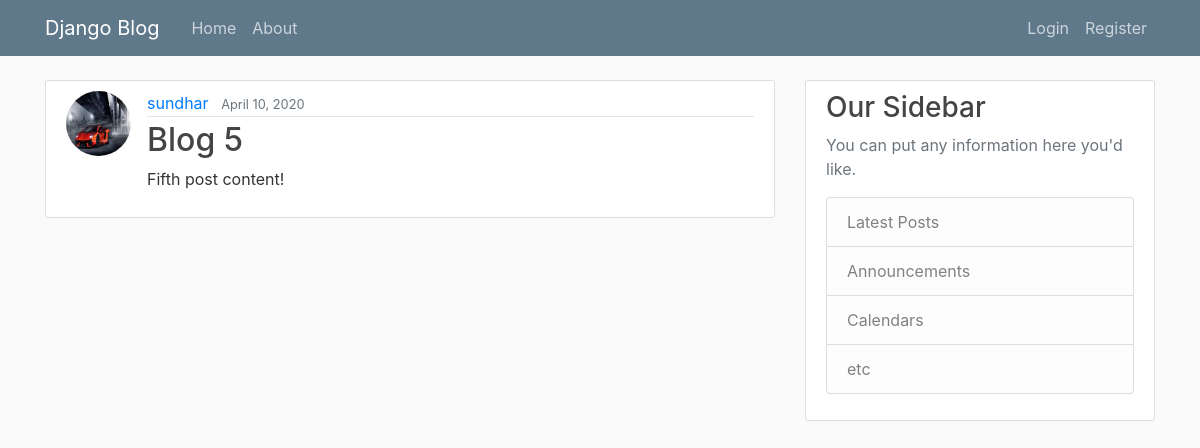
/post/5/, run on the app's committed database.
### blog/models.py (models this page shows, shortened)
class Post(models.Model):
  title = models.CharField(max_length = 100)
  content = models.TextField()
  date_posted = models.DateTimeField(default=timezone.now)
  author = models.ForeignKey(User, on_delete=models.CASCADE) # Deletes the post if the user is deleted

### users/models.py (models this page shows, shortened)
class Profile(models.Model):
  user = models.OneToOneField(User, on_delete=models.CASCADE)
  image = models.ImageField(default='default.jpg', upload_to='profile_pics')

### blog/views.py (the view)
# urls.py: path('post/<int:pk>/', views.PostDetailView.as_view(), name='post-detail'),
class PostDetailView(DetailView):
  model = Post

### blog/templates/blog/post_detail.html
{% extends "blog/base.html" %}
{% block content %}
  <article class="media content-section">
    <img src="{{ object.author.profile.image.url }}" alt="profile-image" id="src" class="rounded-circle article-img">
    <div class="media-body">
      <div class="article-metadata">
        <a class="mr-2" href="#">{{ object.author }}</a>
        <small class="text-muted">{{ object.date_posted|date:"F j, Y" }}</small>
      </div>
      <h2 class="article-title">{{ object.title }}</h2>
      <p class="article-content">{{ object.content }}</p>
    </div>
  </article>
{% endblock content %}

### blog/static/blog/main.css (style rules this page uses)
body { background: #fafafa; color: #333333; margin-top: 5rem; }
h1, h2, h3, h4, h5, h6 { color: #444444; }
.content-section { background: #ffffff; padding: 10px 20px; border: 1px solid #dddddd; border-radius: 3px; margin-bottom: 20px; }
.article-title { color: #444444; }
.article-content { white-space: pre-line; }
.article-img { height: 65px; width: 65px; margin-right: 16px; }
.article-metadata { padding-bottom: 1px; margin-bottom: 4px; border-bottom: 1px solid #e3e3e3 }

### data on the page
Post: author.profile.image (picture), author "sundhar", date_posted "April 10, 2020", title "Blog 5", content "Fifth post content!"
